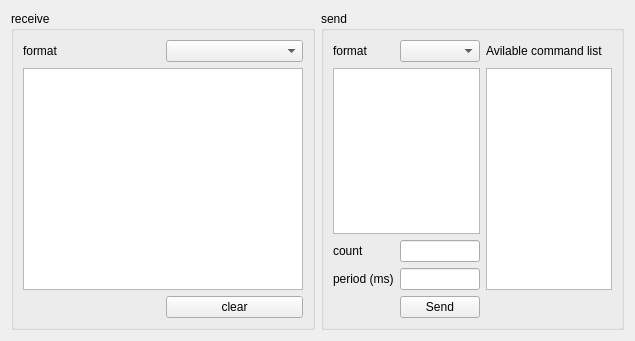
<?xml version="1.0" encoding="UTF-8"?>
<ui version="4.0">
 <class>COMDeviceBase</class>
 <widget class="QWidget" name="COMDeviceBase">
  <property name="geometry">
   <rect>
    <x>0</x>
    <y>0</y>
    <width>635</width>
    <height>341</height>
   </rect>
  </property>
  <property name="windowTitle">
   <string>Form</string>
  </property>
  <layout class="QHBoxLayout" name="horizontalLayout" stretch="50,50">
   <item>
    <widget class="QGroupBox" name="groupBox">
     <property name="title">
      <string>receive</string>
     </property>
     <layout class="QGridLayout" name="gridLayout_2">
      <item row="0" column="0">
       <widget class="QLabel" name="label_3">
        <property name="text">
         <string>format</string>
        </property>
       </widget>
      </item>
      <item row="0" column="1">
       <widget class="QComboBox" name="comboBox_device_rec_format"/>
      </item>
      <item row="1" column="0" colspan="2">
       <widget class="QPlainTextEdit" name="plainTextEdit_device_rec">
        <property name="readOnly">
         <bool>true</bool>
        </property>
       </widget>
      </item>
      <item row="2" column="1">
       <widget class="QPushButton" name="pushButton_device_rec_clear">
        <property name="text">
         <string>clear</string>
        </property>
       </widget>
      </item>
     </layout>
    </widget>
   </item>
   <item>
    <widget class="QGroupBox" name="groupBox_2">
     <property name="title">
      <string>send</string>
     </property>
     <layout class="QGridLayout" name="gridLayout" columnstretch="10,20,70">
      <item row="5" column="1">
       <widget class="QPushButton" name="pushButton_device_send">
        <property name="text">
         <string>Send</string>
        </property>
       </widget>
      </item>
      <item row="3" column="0">
       <widget class="QLabel" name="label">
        <property name="text">
         <string>count</string>
        </property>
       </widget>
      </item>
      <item row="0" column="0">
       <widget class="QLabel" name="label_2">
        <property name="text">
         <string>format</string>
        </property>
       </widget>
      </item>
      <item row="4" column="0">
       <widget class="QLabel" name="label_4">
        <property name="text">
         <string>period (ms)</string>
        </property>
       </widget>
      </item>
      <item row="4" column="1">
       <widget class="QLineEdit" name="lineEdit_device_send_period"/>
      </item>
      <item row="2" column="0" colspan="2">
       <widget class="QPlainTextEdit" name="plainTextEdit_device_send"/>
      </item>
      <item row="0" column="1">
       <widget class="QComboBox" name="comboBox_device_send_format"/>
      </item>
      <item row="3" column="1">
       <widget class="QLineEdit" name="lineEdit_device_send_count"/>
      </item>
      <item row="2" column="2" rowspan="3">
       <widget class="QListWidget" name="listWidget_slave_list"/>
      </item>
      <item row="0" column="2">
       <widget class="QLabel" name="label_5">
        <property name="text">
         <string>Avilable command list</string>
        </property>
       </widget>
      </item>
     </layout>
    </widget>
   </item>
  </layout>
 </widget>
 <resources/>
 <connections/>
</ui>
